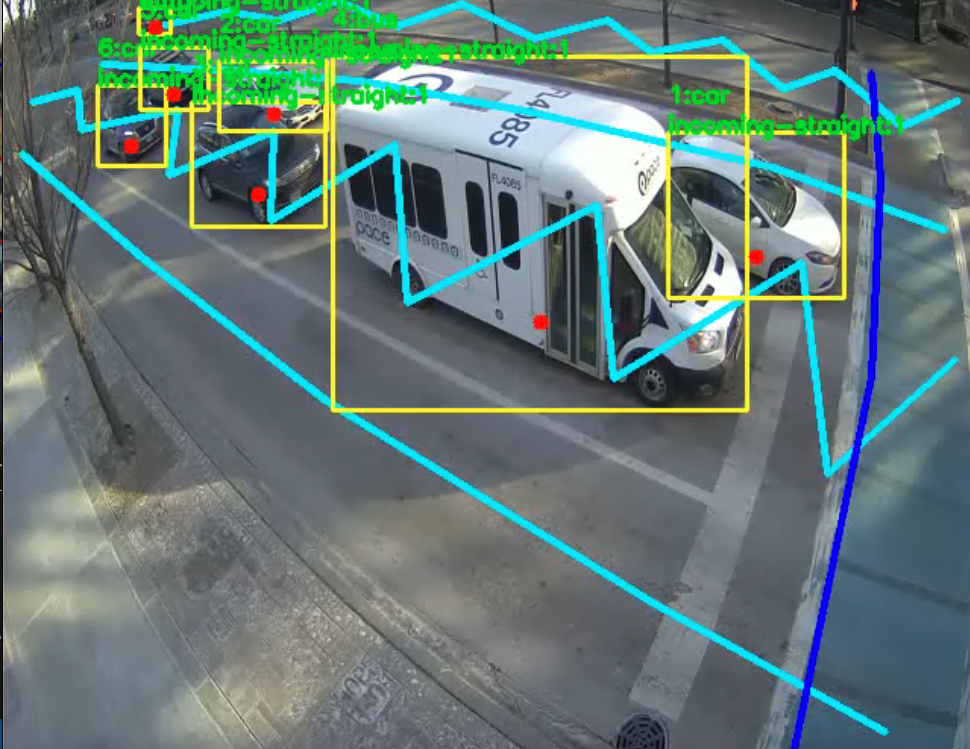
#> input picture ecr-meta/ecr-science-image.jpg, 970 x 749 px
$ python prep-image.py -i ../ecr-meta/ecr-science-image.jpg
#> lines starting #> are read from the running program, lines starting #| are printed output that depends on the picture
from pathlib import Path
import argparse

from PIL import Image


def main(args):
    filename = args.input_path.stem
    output_path = args.input_path.parent / f"{filename}_resized{args.input_path.suffix}"
    with Image.open(args.input_path) as image:
#> image is the input picture: PIL image 970x749 RGBA; mean R, G, B, A 99.7, 121.2, 118.5, 255
        resized_img = image.resize((args.width, args.height))
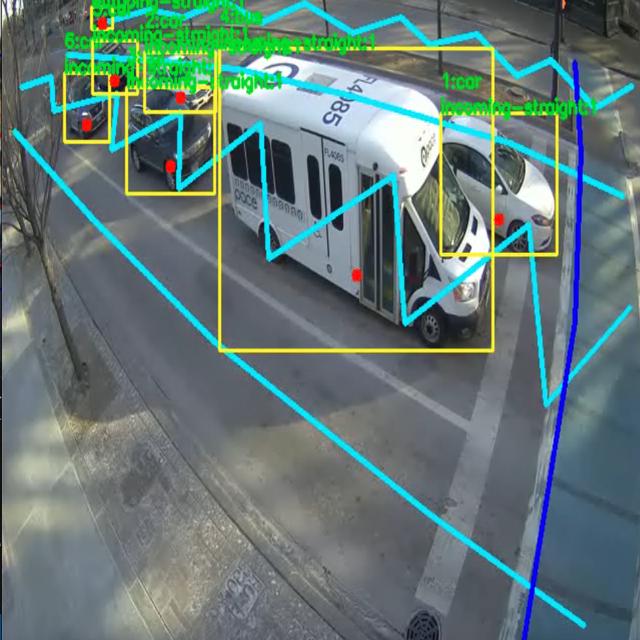
#> resized_img: PIL image 640x640 RGBA; mean R, G, B, A 99.7, 121.3, 118.5, 255
        resized_img.save(output_path)
    return 0


if __name__ == "__main__":
    parser = argparse.ArgumentParser(description='Resize an image to the specified dimensions.')
    parser.add_argument('--input-path', '-i', type=Path, help='Path to the input image')
    parser.add_argument('--width', type=int, default=640, help='Width of the resized image')
    parser.add_argument('--height', type=int, default=640, help='Height of the resized image')
    args = parser.parse_args()

    exit(main(args))
#> (the program exits here)
